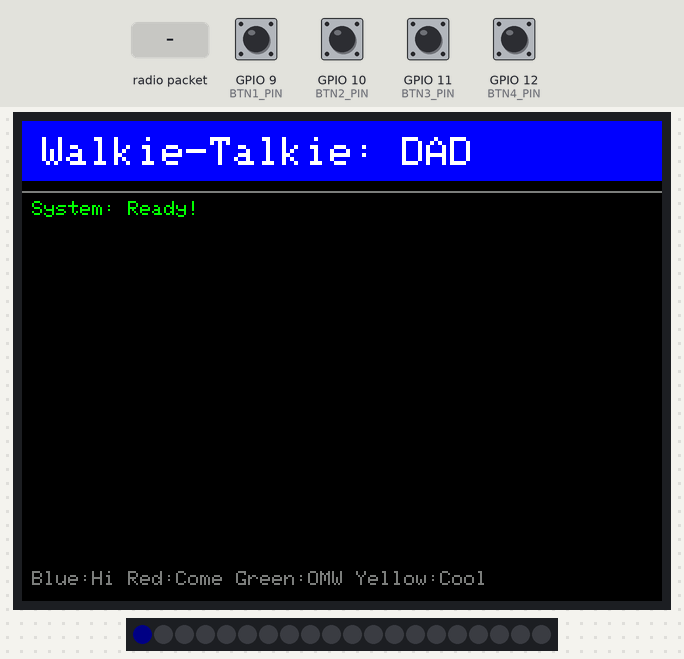
This sketch was run on a simulated ESP32-S3. On the bench: 320×240 colour display, 20 RGB LEDs in strip order, left to right. The test bench sets the inputs (shaded band); at power-on: GPIO 9 (BTN1_PIN), GPIO 10 (BTN2_PIN), GPIO 11 (BTN3_PIN), GPIO 12 (BTN4_PIN) HIGH. Dim RGB values are drawn brighter than linear; no radio packets arrive unless stated; what the sketch prints to the serial monitor is not drawn.

Above: at 3.31 s.
3.8 s: radio packet "[" arrives
At 4.17 s:
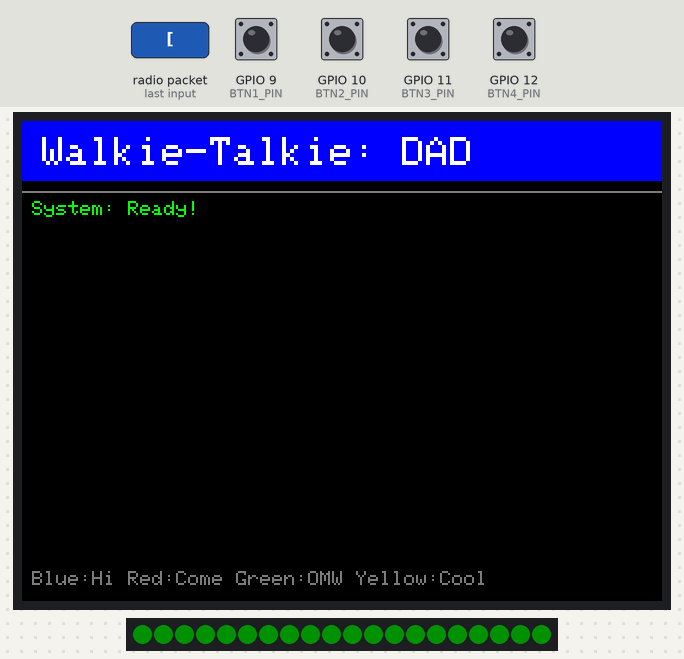
5.9 s: GPIO 9 (BTN1_PIN) pulled LOW for 0.15 s
At 6.28 s:
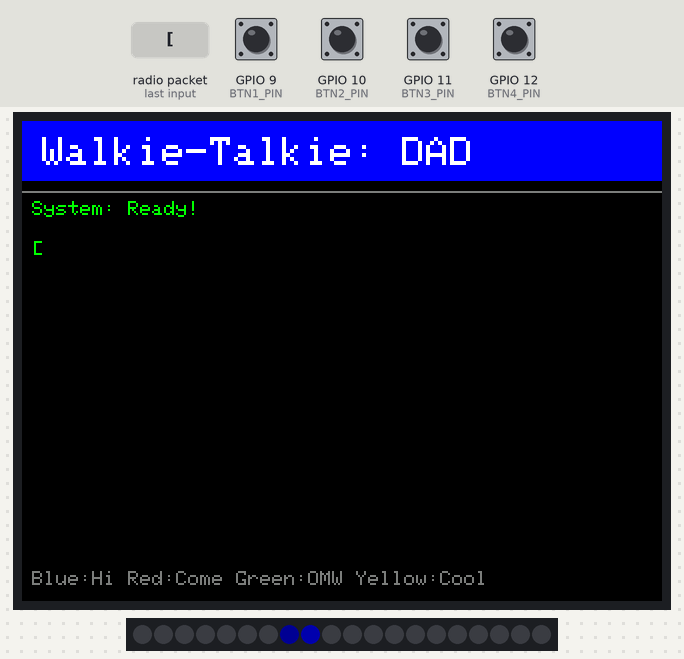
6.6 s: GPIO 10 (BTN2_PIN) pulled LOW for 1 s
At 7.78 s:
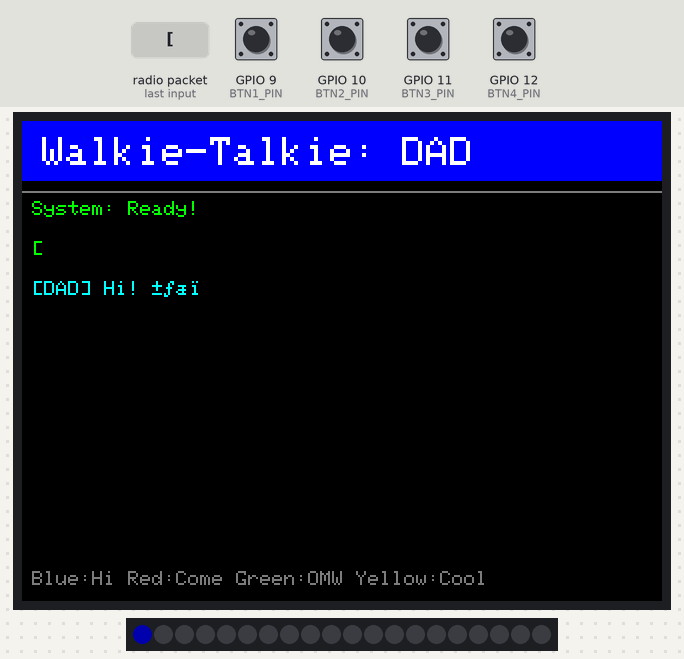
8.2 s: radio packet "2" arrives
At 9.39 s:
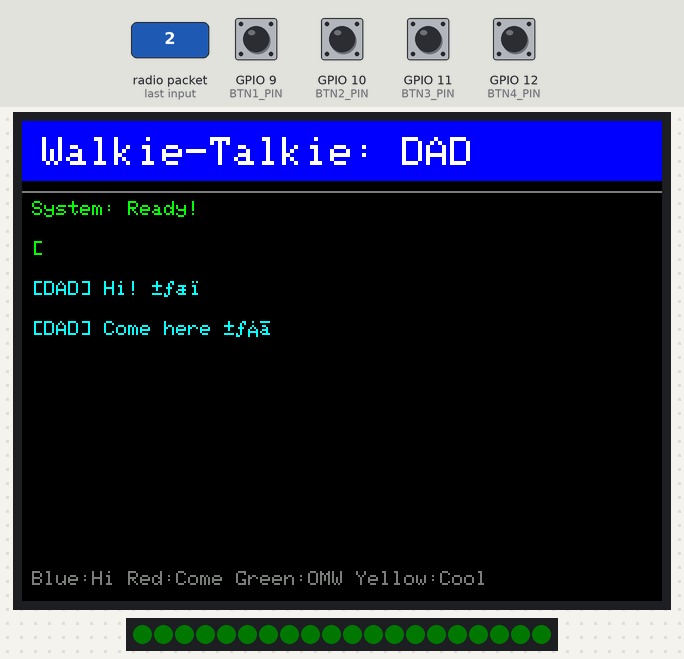
11.1 s: GPIO 11 (BTN3_PIN) pulled LOW for 0.15 s
At 11.16 s:
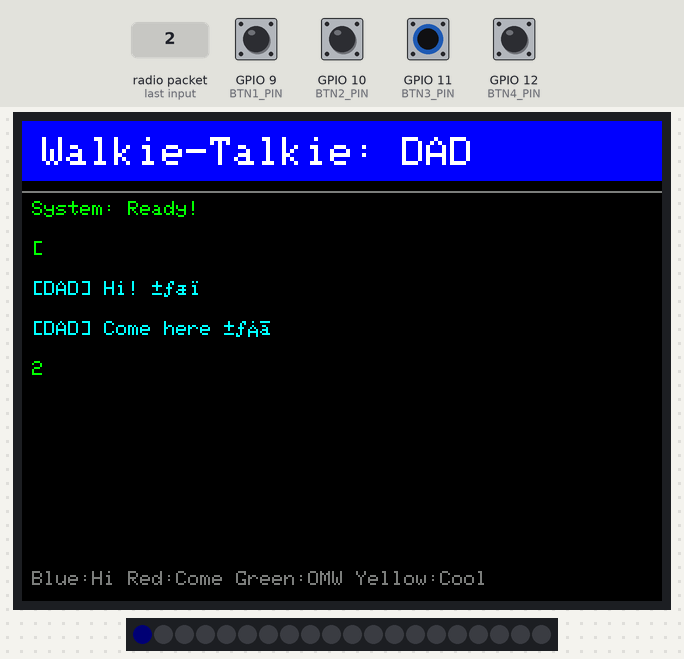
11.8 s: GPIO 12 (BTN4_PIN) pulled LOW for 1 s
At 13.95 s:
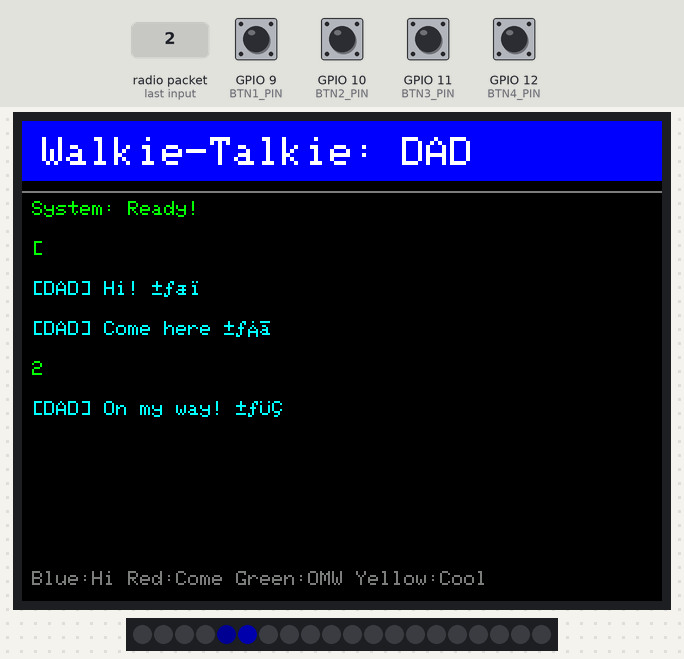

The sketch:

walkie_talkie.ino
```cpp
/*
 * PROTOTYPE-ZERO: Walkie-Talkie Edition
 * Build Date: December 15th, 2024
 *
 * What This Does:
 * - Sends messages between two devices using LoRa radio
 * - Shows messages on screen
 * - LEDs react when receiving messages
 * - Buttons send pre-programmed quick messages
 *
 * Hardware:
 * - Adafruit ESP32-S3 Feather (SKU 4883)
 * - RFM95W LoRa FeatherWing (SKU 3231)
 * - 2.8" TFT Touch Screen (SKU 1770)
 * - NeoPixel LED Strip (SKU 1376)
 * - 4× Arcade Buttons connected to pins 9, 10, 11, 12
 *
 * SETUP INSTRUCTIONS:
 * 1. Upload this to BOTH devices
 * 2. Set DEVICE_ID to 1 on the first device (Dad)
 * 3. Set DEVICE_ID to 2 on the second device (Son)
 * 4. Power them on and press buttons to send messages!
 */

#include <SPI.h>
#include <RH_RF95.h>
#include <Adafruit_GFX.h>
#include <Adafruit_ILI9341.h>
#include <Adafruit_NeoPixel.h>

// ===== CUSTOMIZE THIS SECTION =====
#define DEVICE_ID 1  // ← CHANGE TO 1 FOR DAD, 2 FOR SON

const char* MY_NAME = (DEVICE_ID == 1) ? "DAD" : "SON";
const char* THEIR_NAME = (DEVICE_ID == 1) ? "SON" : "DAD";
// ==================================

// Pin assignments
#define TFT_CS   7
#define TFT_DC   39
#define TFT_RST  40

#define RFM95_CS   6
#define RFM95_INT  8
#define RFM95_RST  38

#define LED_PIN    5
#define LED_COUNT  20

#define BTN1_PIN   9   // Blue button - "Hi!"
#define BTN2_PIN   10  // Red button - "Come here"
#define BTN3_PIN   11  // Green button - "On my way"
#define BTN4_PIN   12  // Yellow button - "You're awesome"

// Radio frequency (must match on both devices)
#define RF95_FREQ 915.0

// Create objects
RH_RF95 rf95(RFM95_CS, RFM95_INT);
Adafruit_ILI9341 tft = Adafruit_ILI9341(TFT_CS, TFT_DC, TFT_RST);
Adafruit_NeoPixel strip(LED_COUNT, LED_PIN, NEO_GRB + NEO_KHZ800);

// Message history (last 8 messages)
#define MAX_MESSAGES 8
String messages[MAX_MESSAGES];
int messageCount = 0;

// Quick messages assigned to buttons
const char* quickMessages[] = {
  "Hi! 👋",
  "Come here 🏃",
  "On my way! 🚀",
  "You're awesome! ⭐"
};

// Colors
#define COLOR_BLACK   0x0000
#define COLOR_BLUE    0x001F
#define COLOR_GREEN   0x07E0
#define COLOR_CYAN    0x07FF
#define COLOR_RED     0xF800
#define COLOR_YELLOW  0xFFE0
#define COLOR_WHITE   0xFFFF
#define COLOR_GRAY    0x7BEF

void setup() {
  Serial.begin(115200);
  delay(1000);

  Serial.println("========================================");
  Serial.println("  PROTOTYPE-ZERO: WALKIE-TALKIE");
  Serial.println("========================================");
  Serial.print("  I am: ");
  Serial.println(MY_NAME);
  Serial.print("  Talking to: ");
  Serial.println(THEIR_NAME);
  Serial.println("========================================");

  // Initialize buttons
  pinMode(BTN1_PIN, INPUT_PULLUP);
  pinMode(BTN2_PIN, INPUT_PULLUP);
  pinMode(BTN3_PIN, INPUT_PULLUP);
  pinMode(BTN4_PIN, INPUT_PULLUP);

  // Initialize screen
  Serial.println("Starting screen...");
  tft.begin();
  tft.setRotation(1);
  tft.fillScreen(COLOR_BLACK);
  drawUI();

  // Initialize LEDs
  Serial.println("Starting LEDs...");
  strip.begin();
  strip.setBrightness(50);
  strip.show();

  // Initialize LoRa radio
  Serial.println("Starting radio...");
  pinMode(RFM95_RST, OUTPUT);
  digitalWrite(RFM95_RST, HIGH);
  delay(10);
  digitalWrite(RFM95_RST, LOW);
  delay(10);
  digitalWrite(RFM95_RST, HIGH);
  delay(10);

  if (!rf95.init()) {
    Serial.println("ERROR: LoRa radio init failed!");
    tft.setTextColor(COLOR_RED);
    tft.setTextSize(2);
    tft.setCursor(10, 100);
    tft.println("RADIO ERROR!");
    tft.println("Check wiring");
    while (1) {
      flashError();
    }
  }

  if (!rf95.setFrequency(RF95_FREQ)) {
    Serial.println("ERROR: setFrequency failed");
    while (1);
  }

  // Set transmit power (5-23 dBm)
  rf95.setTxPower(23, false);

  Serial.println("Radio ready!");

  // Success animation
  successAnimation();

  // Add welcome message
  addMessage("System: Ready!");
  drawMessages();
}

void loop() {
  // Check for button presses
  if (digitalRead(BTN1_PIN) == LOW) {
    sendMessage(quickMessages[0]);
    delay(300); // Debounce
  }
  if (digitalRead(BTN2_PIN) == LOW) {
    sendMessage(quickMessages[1]);
    delay(300);
  }
  if (digitalRead(BTN3_PIN) == LOW) {
    sendMessage(quickMessages[2]);
    delay(300);
  }
  if (digitalRead(BTN4_PIN) == LOW) {
    sendMessage(quickMessages[3]);
    delay(300);
  }

  // Check for incoming messages
  if (rf95.available()) {
    receiveMessage();
  }

  // Idle LED animation (gentle pulse)
  idlePulse();
}

// ===== RADIO FUNCTIONS =====

void sendMessage(const char* msg) {
  Serial.print("Sending: ");
  Serial.println(msg);

  // Format: "[SENDER] message"
  char packet[100];
  snprintf(packet, sizeof(packet), "[%s] %s", MY_NAME, msg);

  // Send via LoRa
  rf95.send((uint8_t *)packet, strlen(packet));
  rf95.waitPacketSent();

  // Visual feedback
  sendAnimation();

  // Add to message history
  addMessage(packet);
  drawMessages();
}

void receiveMessage() {
  uint8_t buf[RH_RF95_MAX_MESSAGE_LEN];
  uint8_t len = sizeof(buf);

  if (rf95.recv(buf, &len)) {
    buf[len] = 0; // Null terminate

    Serial.print("Received: ");
    Serial.println((char*)buf);
    Serial.print("RSSI: ");
    Serial.println(rf95.lastRssi());

    // Visual feedback
    receiveAnimation();

    // Add to message history
    addMessage((char*)buf);
    drawMessages();
  }
}

// ===== UI FUNCTIONS =====

void drawUI() {
  tft.fillScreen(COLOR_BLACK);

  // Title bar
  tft.fillRect(0, 0, 320, 30, COLOR_BLUE);
  tft.setTextColor(COLOR_WHITE);
  tft.setTextSize(2);
  tft.setCursor(10, 8);
  tft.print("Walkie-Talkie: ");
  tft.print(MY_NAME);

  // Button legend at bottom
  tft.setTextSize(1);
  tft.setTextColor(COLOR_GRAY);
  tft.setCursor(5, 225);
  tft.print("Blue:Hi Red:Come Green:OMW Yellow:Cool");

  // Message area separator
  tft.drawLine(0, 35, 320, 35, COLOR_GRAY);
}

void drawMessages() {
  // Clear message area
  tft.fillRect(0, 36, 320, 188, COLOR_BLACK);

  // Draw messages (newest at bottom)
  tft.setTextSize(1);
  int y = 40;
  int startIdx = (messageCount > MAX_MESSAGES) ? messageCount - MAX_MESSAGES : 0;

  for (int i = startIdx; i < messageCount && i < startIdx + MAX_MESSAGES; i++) {
    // Color code: messages from me vs them
    if (messages[i].startsWith("[" + String(MY_NAME) + "]")) {
      tft.setTextColor(COLOR_CYAN);
    } else {
      tft.setTextColor(COLOR_GREEN);
    }

    tft.setCursor(5, y);
    tft.println(messages[i]);
    y += 20;
  }
}

void addMessage(String msg) {
  if (messageCount < 100) { // Prevent overflow
    messages[messageCount] = msg;
    messageCount++;
  }
}

// ===== ANIMATIONS =====

void successAnimation() {
  // Green checkmark effect
  for (int i = 0; i < LED_COUNT; i++) {
    strip.setPixelColor(i, strip.Color(0, 255, 0));
    strip.show();
    delay(30);
  }
  delay(500);
  strip.clear();
  strip.show();
}

void sendAnimation() {
  // Blue wave going outward
  for (int pass = 0; pass < 3; pass++) {
    for (int i = 0; i < LED_COUNT; i++) {
      strip.clear();
      strip.setPixelColor(i, strip.Color(0, 0, 255));
      if (i > 0) strip.setPixelColor(i - 1, strip.Color(0, 0, 100));
      strip.show();
      delay(20);
    }
  }
  strip.clear();
  strip.show();
}

void receiveAnimation() {
  // Green flash
  for (int brightness = 0; brightness < 255; brightness += 15) {
    for (int i = 0; i < LED_COUNT; i++) {
      strip.setPixelColor(i, strip.Color(0, brightness, 0));
    }
    strip.show();
    delay(10);
  }
  for (int brightness = 255; brightness > 0; brightness -= 15) {
    for (int i = 0; i < LED_COUNT; i++) {
      strip.setPixelColor(i, strip.Color(0, brightness, 0));
    }
    strip.show();
    delay(10);
  }
  strip.clear();
  strip.show();
}

void flashError() {
  // Red SOS pattern
  for (int i = 0; i < LED_COUNT; i++) {
    strip.setPixelColor(i, strip.Color(255, 0, 0));
  }
  strip.show();
  delay(200);
  strip.clear();
  strip.show();
  delay(200);
}

void idlePulse() {
  static uint8_t brightness = 0;
  static int8_t direction = 1;

  brightness += direction;
  if (brightness == 0 || brightness == 50) {
    direction = -direction;
  }

  // Just light up the first LED with gentle pulse
  strip.setPixelColor(0, strip.Color(0, 0, brightness));
  strip.show();
  delay(20);
}
```
